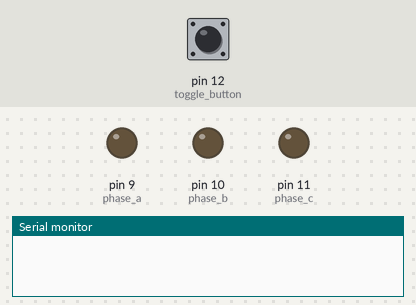
This program was run on a simulated Arduino Uno, built with avr-gcc and run on an emulated ATmega328P. Parts: output pins drawn as LEDs (lit = HIGH), the last lines printed to the serial monitor. The inputs (shaded band) are chosen by the test bench; at power-on: pin 12 (toggle_button) LOW.

Above: at 1.2 s.
1.3 s: pin 12 (toggle_button) pulled HIGH for 0.15 s
3.0 s: pin 12 (toggle_button) pulled HIGH for 1 s
At 5.1 s:
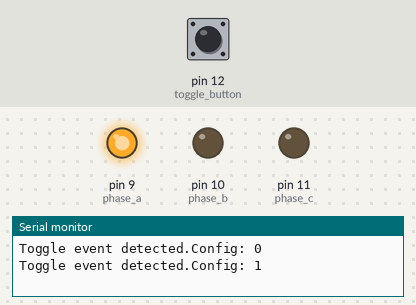
5.5 s: pin 12 (toggle_button) pulled HIGH for 0.15 s
At 6.8 s:
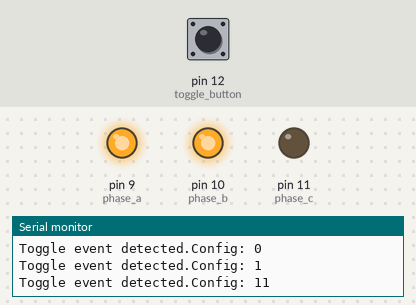
7.2 s: pin 12 (toggle_button) pulled HIGH for 3.2 s
At 11.2 s:
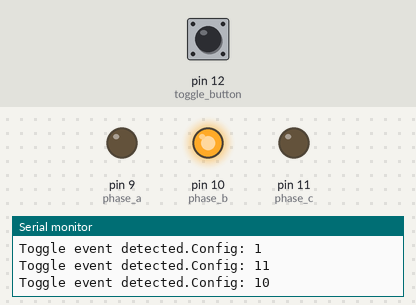
11.9 s: pin 12 (toggle_button) pulled HIGH for 0.15 s
At 12.9 s:
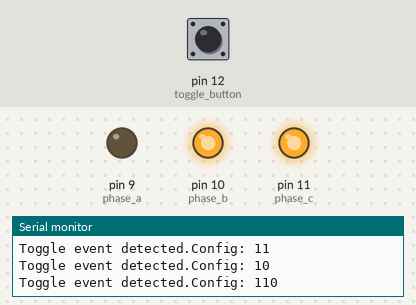
13.6 s: pin 12 (toggle_button) pulled HIGH for 1 s
At 15.6 s:
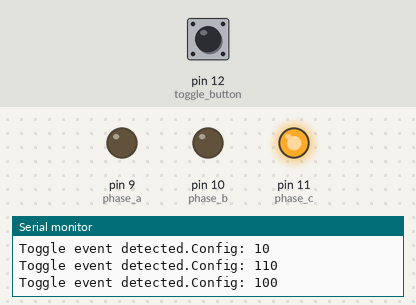
Timing chart, 0 to 17.1 s (numbered marks = the images above; inputs shaded):
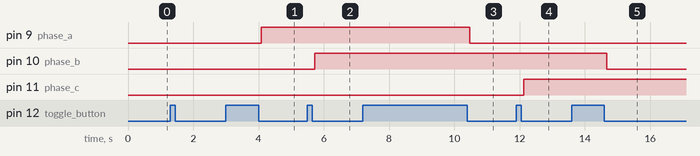

Measured:
- after the input at 3.0 s, pin 9 (phase_a): LOW → HIGH after 1.1 s
- after the input at 5.5 s, pin 10 (phase_b): LOW → HIGH after 0.22 s
- after the input at 7.2 s, pin 9 (phase_a): HIGH → LOW after 3.3 s
- after the input at 11.9 s, pin 11 (phase_c): LOW → HIGH after 0.22 s
- after the input at 13.6 s, pin 10 (phase_b): HIGH → LOW after 1.1 s

The program:

main.cpp
```cpp
/*
 * Slow six step output demonstration.
 *
 * Eirik Haustveit, 2020.
 *
 *
 * Step through the six unique active vectors of a
 * three phase two level inverter.
 *
 * The correct step sequence for counter-clockwise
 * rotation is the follwing:
 *
 * 000  0
 * 001  1
 * 011  3
 * 010  2
 * 110  6
 * 100  4
 * 101  5
 * 111  7
 *
 * This is almost like Gray code.
 *
 *
 */

#include <Arduino.h>

const uint8_t phase_a = 9;
const uint8_t phase_b = 10;
const uint8_t phase_c = 11;

const uint8_t toggle_button = 12;

const uint8_t ccw_sequence[8] = {0x00, 0x01, 0x03, 0x02, 0x06, 0x04, 0x05, 0x07};

#define CORRECT_PUSH_BUTTON_STEP

uint8_t toggle_button_detected();


uint8_t i = 0;


void setup() {

  pinMode(9,OUTPUT);
  pinMode(10,OUTPUT);
  pinMode(11,OUTPUT);

  Serial.begin(9600);

}

void loop() {

#ifdef STEP_LOOP

  for(uint8_t i = 0; i <= 7; i++){

    digitalWrite(phase_a, i & 0x01);
    digitalWrite(phase_b, (i >> 1) & 0x01);
    digitalWrite(phase_c, (i >> 2) & 0x01);

    Serial.print("Config: ");
    Serial.print(i, BIN);
    Serial.println();

    delay(1000);
  }
#endif

#ifdef PUSH_BUTTON_STEP

  if(toggle_button_detected()){


    digitalWrite(phase_a, i & 0x01);
    digitalWrite(phase_b, (i >> 1) & 0x01);
    digitalWrite(phase_c, (i >> 2) & 0x01);

    Serial.print("Config: ");
    Serial.print(i, BIN);
    Serial.println();

    i++;

    if(i > 7)
      i = 0;
  }

#endif

#ifdef CORRECT_PUSH_BUTTON_STEP

  if(toggle_button_detected()){

    digitalWrite(phase_a, ccw_sequence[i] & 0x01);
    digitalWrite(phase_b, (ccw_sequence[i] >> 1) & 0x01);
    digitalWrite(phase_c, (ccw_sequence[i] >> 2) & 0x01);

    Serial.print("Config: ");
    Serial.print(ccw_sequence[i], BIN);
    Serial.println();

    i++;

    if(i > 7)
      i = 0;
  }

#endif

}

uint8_t toggle_button_detected(){

  static uint16_t shift_register = 0;
  static uint32_t old_millis = 0;

  if(millis() > old_millis + 5){

    old_millis = millis();

    uint8_t input_state = digitalRead(toggle_button);

    shift_register = (shift_register << 1) | input_state | 0xC000;

    if(shift_register == 0xE000){
      Serial.print("Toggle event detected.");
      return 1;
    }
  }
  return 0;
}
```
